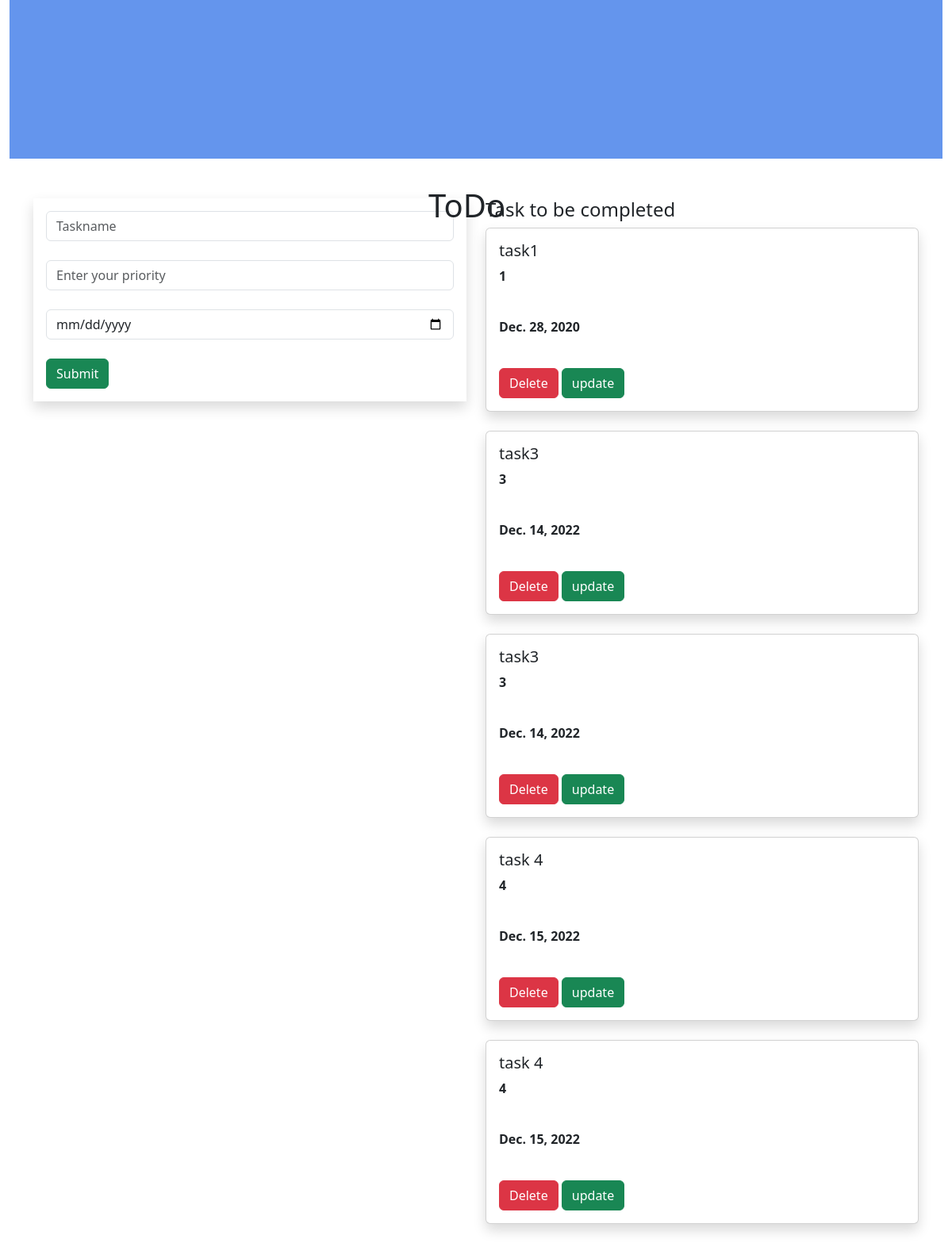
The page / on the database its author committed.
### todoapp/models.py (models this page shows, shortened)
class Task(models.Model):
    name=models.CharField(max_length=250)
    priority=models.IntegerField()
    date=models.DateField()

### todoapp/views.py (the view)
# urls.py: path('',views.add,name='add'),
def add(request):
   task1 = Task.objects.all()
   if request.method=='POST':
      name=request.POST.get('task','')
      priority=request.POST.get('priority','')
      date=request.POST.get('date','')
      task=Task(name=name,priority=priority,date=date)
      task.save()
   return render(request,'home.html',{'task':task1})

### todoapp/templates/home.html (shortened to what this page needs)
{% extends 'base.html' %}
{% block body %}
<div class="container-fluid">
    <div class="row">
        <div class="col-md-12">
            <div class="banner">
                <div class="banner-text">
                    <h1>ToDo</h1>
                </div>
            </div>
        </div>
    </div>
</div>
<div class="container">
    <div class="row">
        <div class="col-md-6">
            <form method="POST" class="p-3 shadow">
            <div class="form-group">
                <input type="text" class="form-control" name="task"  placeholder="Taskname"><br>
            </div>
            <div class="form-group">
                <input type="text" class="form-control" name="priority"  placeholder="Enter your priority"><br>
            </div>
                 <div class="form-group">
                <input type="date" class="form-control" name="date"  placeholder="Enter your date"><br>
            </div>
                <input type="submit" class="btn btn-success">
 </form>
        </div>
        <div class="col-md-6">
            <h4>Task to be completed</h4>
            {% for i in task %}
            <div class="shadow card">
                <div class="card-body">
                    <h5 class="card-title">{{i.name}}</h5>
                    <p><b>{{i.priority}}</b></p><br>
                    <p><b>{{i.date}}</b></p><br>
                    <a class="btn btn-danger"  href="{% url 'delete' i.id %}">Delete</a>
                    <a class="btn btn-success"  href="{% url 'update' i.id %}">update</a>
                </div>
            </div>
            <br>
{% endfor %}
        </div>
    </div>
</div>
{% endblock %}

### todoapp/templates/base.html (shortened to what this page needs)
{% load static %}
<!DOCTYPE html>
<html lang="en">
<head>
    <link href="https://cdn.jsdelivr.net/npm/bootstrap@5.3.0-alpha1/dist/css/bootstrap.min.css" rel="stylesheet"></head>
    <link rel="stylesheet" href="{% static 'style.css' %}">
<body>
{% block body %}
{% endblock %}
</body>
</html>

### static/style.css (style rules this page uses)
.banner { background-color: #6495ED; width:100%; height:200px; margin-bottom:50px; }
.banner-text { top:15%; left:45%; position:absolute; transform:transform; }

### rows shown on the page
Task: name "task1", priority "1", date "Dec. 28, 2020"
Task: name "task3", priority "3", date "Dec. 14, 2022"
Task: name "task3", priority "3", date "Dec. 14, 2022"
Task: name "task 4", priority "4", date "Dec. 15, 2022"
Task: name "task 4", priority "4", date "Dec. 15, 2022"
